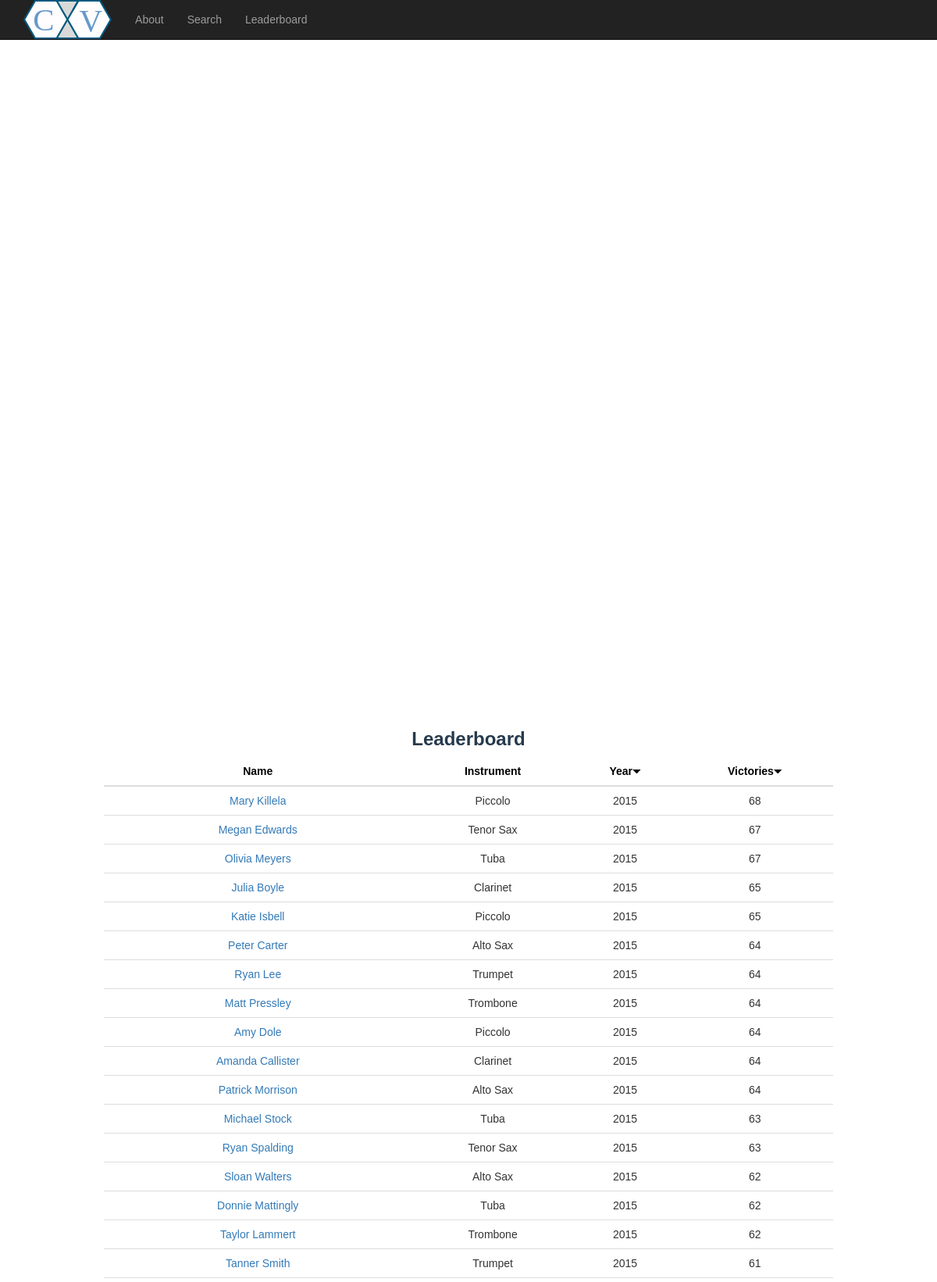
The app's page /leaderboard (upper part) with its own data.
### databases.py (models this page shows)
class Members(db.Model):
    __tablename__ = 'members'
    __searchable__= ['name']
    id = db.Column(db.Integer,primary_key=True)
    name = db.Column(db.String(250),nullable=False)
    instrument = db.Column(db.String(250))
    year = db.Column(db.Integer)
    victorycount = db.Column(db.Integer)
    gamecount = db.Column(db.Integer)
    ensemble_id = db.Column(db.Integer,db.ForeignKey('ensembles.id'))
    ens = db.relationship("Ensembles",secondary=lambda: membersensemble_table)

### main.py (the view)
@app.route('/leaderboard')
def leaderboard():
    memberslist = Members.query.all()
    memberslist = sorted(memberslist,key=lambda x:x.victorycount,reverse=True)
    return render_template('leaderboard.html',memberslist=memberslist)

### templates/leaderboard.html (shortened to what this page needs)
{% extends "basetemplate.html" %}
{% block body %}
{{ super() }}
<div class='container maincontent' id="leaderboard-main">
    <div id="leaderboard-sub">
        <div id="title">
            <h3 class="leaderboard-title">Leaderboard</h3>
        </div>
        <table class="table table-hover" id="leaderboard-table">
            <thead>
                <tr>
                    <th class="name" id="headName" onclick="sortByName()">Name</th>
                    <th class="instrument" id="headInstrument" onclick="sortByInstrument()">Instrument</th>
                    <th class="year" id="headYear" onclick="sortByYear()">Year<span class="glyphicon glyphicon-triangle-bottom" aria-hidden="true"></span></th>
                    <th class="victories" id="headVictories" onclick="sortByVictories()">Victories<span class="glyphicon glyphicon-triangle-bottom" aria-hidden="true"></span></th>
                </tr>
            </thead>
            <tbody>
                {% for member in memberslist %}
                    <tr>
                        <td class="name"><a href="{{ url_for('member',username=member.name.replace(' ','_'))}}">{{ member.name }}</a></td>
                        <td class="instrument">{{ member.instrument }}</td>
                        <td class="year">{{ member.year }}</td>
                        <td class="victories"> {{ member.victorycount }}</td>
                    </tr>
                {% endfor %}
            </tbody>
        </table>
    </div>
</div>
{% endblock %}

### templates/basetemplate.html (shortened to what this page needs)
{% extends "bootstrap/base.html" %}
{% block head %}
{{ super() }}
{% endblock %}
{% block styles %}
    {{ super() }}
<link rel="stylesheet"
      href="{{ url_for('.static',filename='css/base.css')}}">
{% endblock %}
{% block content %}
    <nav class="navbar navbar-inverse navbar-fixed-top" role="navigation">
        <div class="container">
            <div class="navbar-header">
                <a class="navbar-brand" href="{{ url_for('index') }}">
                    <img src="{{ url_for('.static',filename='images/cvlogonewnotext.svg')}}">
                </a>
            </div>
            <div class="collapse navbar-collapse" id="bs-example-navbar-collapse-1">
                <ul class="nav navbar-nav">
                    <li>
                        <a href="{{ url_for('about') }}">About</a>
                    </li>
                    <li>
                        <a href="{{ url_for('index') }}">Search</a>
                    </li>
                    <li>
                        <a href="{{ url_for('leaderboard') }}">Leaderboard</a>
                    </li>
                </ul>
            </div>
        </div>
    </nav>
{% endblock %}

### static/css/base.css (style rules this page uses)
body { background: url(../images/background.jpg) no-repeat center center fixed; -webkit-background-size: cover; -moz-background-size: cover; -o-background-size: cover; background-size: cover; }
.navbar-brand img { height:50px; top:-15px; position:relative; }
.maincontent { border:solid; border-radius:10px; background-color: rgba(255,255,255,.95); padding: 10px; top:80px; border-color: white; }
#leaderboard-main { position:absolute; left:0; right:0; height:80%; overflow: scroll; margin-right: auto; margin-left: auto; width: 80%; top:10%; }
.leaderboard-title { color: #263A4C; font-weight:bold; }
th > span { color:black; font-size:8pt; text-align:right; }
th { color:black; text-align: center; font-weight: bold; }
table { text-align:center; }
body { font-family: museo-sans,sans-serif; }
h3 { text-align: center; }

### records on screen
Members: name "Mary Killela", instrument "Piccolo", year "2015", victorycount "68"
Members: name "Megan Edwards", instrument "Tenor Sax", year "2015", victorycount "67"
Members: name "Olivia Meyers", instrument "Tuba", year "2015", victorycount "67"
Members: name "Julia Boyle", instrument "Clarinet", year "2015", victorycount "65"
Members: name "Katie Isbell", instrument "Piccolo", year "2015", victorycount "65"
Members: name "Peter Carter", instrument "Alto Sax", year "2015", victorycount "64"
Members: name "Ryan Lee", instrument "Trumpet", year "2015", victorycount "64"
Members: name "Matt Pressley", instrument "Trombone", year "2015", victorycount "64"
Members: name "Amy Dole", instrument "Piccolo", year "2015", victorycount "64"
Members: name "Amanda Callister", instrument "Clarinet", year "2015", victorycount "64"
Members: name "Patrick Morrison", instrument "Alto Sax", year "2015", victorycount "64"
Members: name "Michael Stock", instrument "Tuba", year "2015", victorycount "63"
Members: name "Ryan Spalding", instrument "Tenor Sax", year "2015", victorycount "63"
Members: name "Sloan Walters", instrument "Alto Sax", year "2015", victorycount "62"
Members: name "Donnie Mattingly", instrument "Tuba", year "2015", victorycount "62"
Members: name "Taylor Lammert", instrument "Trombone", year "2015", victorycount "62"
Members: name "Tanner Smith", instrument "Trumpet", year "2015", victorycount "61"
